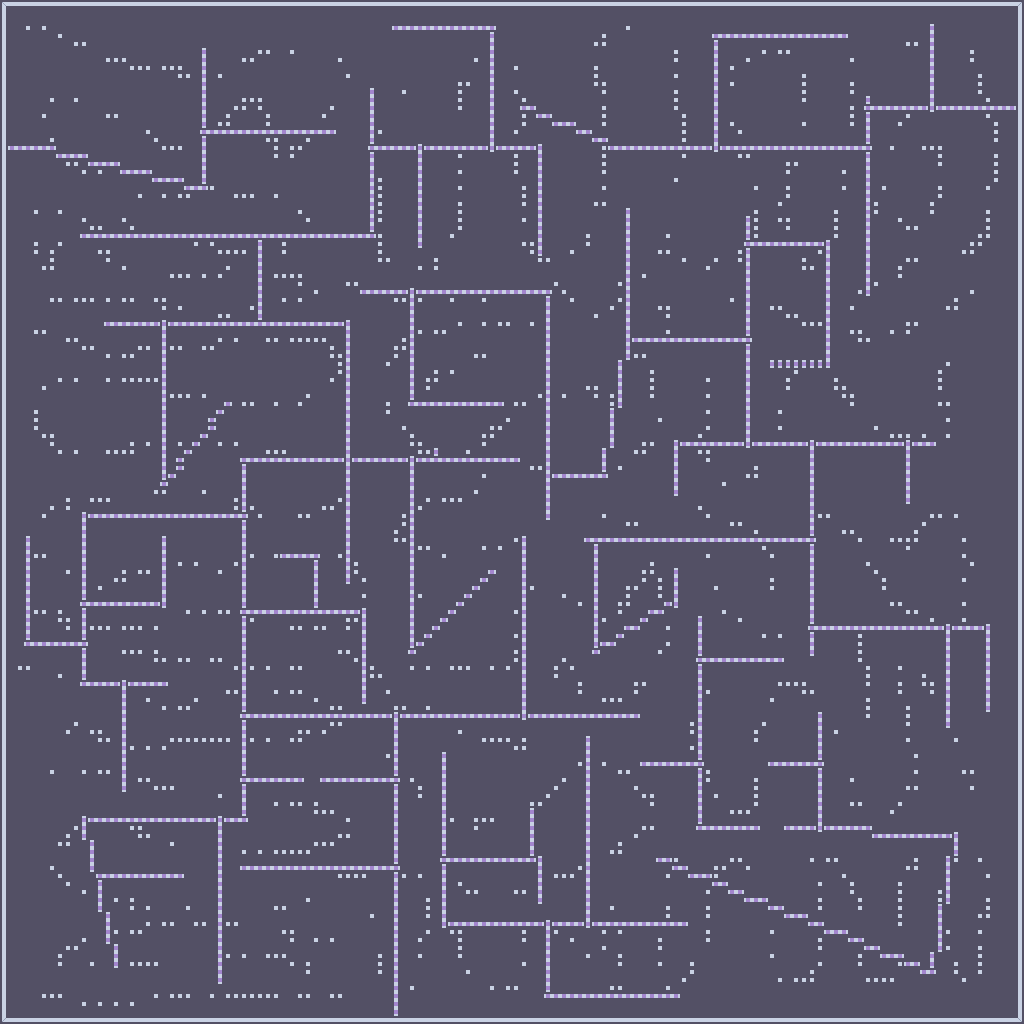

The image is a tile-based game level rendered from a .tmx file. Its description and source (layers, tilesets, objects; grid data summarised) follow:
An orthogonal 128x128 tile map with 8x8 px tiles, 1 tile layer (Tile Layer 1).

<map version="1.10" tiledversion="1.11.0" orientation="orthogonal" renderorder="right-down" width="128" height="128" tilewidth="8" tileheight="8" infinite="0" nextlayerid="2" nextobjectid="1">
 <tileset firstgid="1" source="demo.tsx" />
 <layer id="1" name="Tile Layer 1" width="128" height="128">
  <data>[16384 cells, 16384 non-empty, 12 distinct tile ids]</data>
 </layer>
</map>
